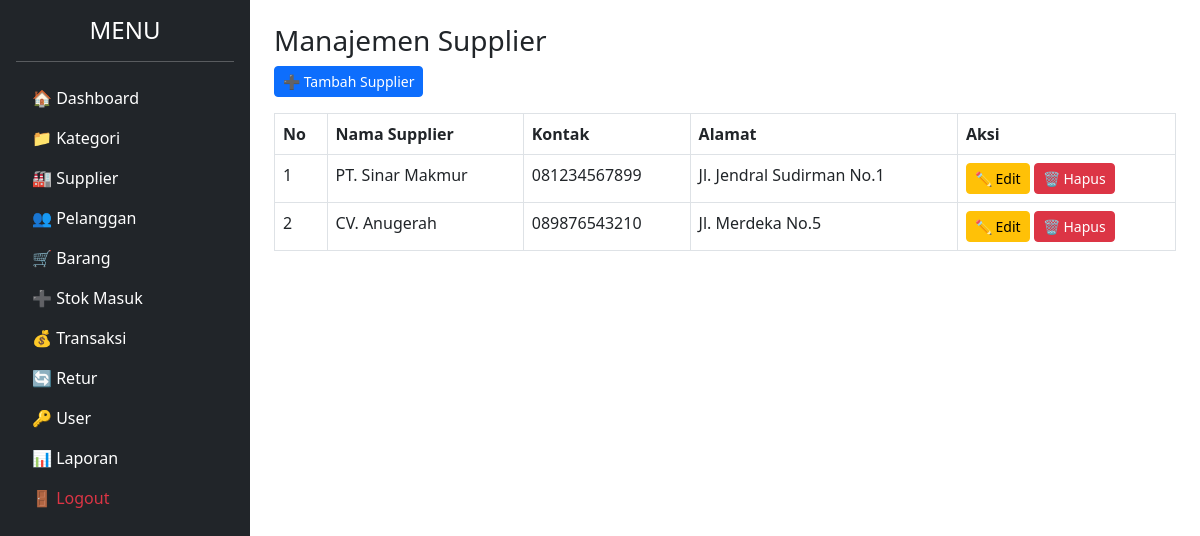
The app's page /admin/supplier/index.php (signed in) with its own data.
### tables this page shows
CREATE TABLE `supplier` (
  `id` int NOT NULL,
  `nama_supplier` varchar(100) NOT NULL,
  `kontak` varchar(50) DEFAULT NULL,
  `alamat` text
);

### admin/supplier/index.php (the view, shortened to what this page needs)
<?php
include '../../config/koneksi.php';
?>
<!DOCTYPE html>
<html lang="id">
<head>
    <link href="https://cdn.jsdelivr.net/npm/bootstrap@5.3.0/dist/css/bootstrap.min.css" rel="stylesheet">
</head>
<body>
<div class="d-flex">
    <div class="bg-dark text-white p-3" style="width:250px; min-height:100vh;">
        <h4 class="text-center">MENU</h4><hr>
        <ul class="nav flex-column">
            <li class="nav-item"><a href="../index.php" class="nav-link text-white">🏠 Dashboard</a></li>
            <li class="nav-item"><a href="../kategori/index.php" class="nav-link text-white">📁 Kategori</a></li>
            <li class="nav-item"><a href="index.php" class="nav-link text-white">🏭 Supplier</a></li>
            <li class="nav-item"><a href="../pelanggan/index.php" class="nav-link text-white">👥 Pelanggan</a></li>
            <li class="nav-item"><a href="../barang/index.php" class="nav-link text-white">🛒 Barang</a></li>
            <li class="nav-item"><a href="../stok_masuk/index.php" class="nav-link text-white">➕ Stok Masuk</a></li>
            <li class="nav-item"><a href="../transaksi/index.php" class="nav-link text-white">💰 Transaksi</a></li>
            <li class="nav-item"><a href="../retur/index.php" class="nav-link text-white">🔄 Retur</a></li>
            <li class="nav-item"><a href="../users/index.php" class="nav-link text-white">🔑 User</a></li>
            <li class="nav-item"><a href="../laporan/index.php" class="nav-link text-white">📊 Laporan</a></li>
            <li class="nav-item"><a href="../../login/logout.php" class="nav-link text-danger">🚪 Logout</a></li>
        </ul>
    </div>
    <div class="p-4 flex-grow-1">
        <h3>Manajemen Supplier</h3>
        <a href="tambah.php" class="btn btn-primary btn-sm mb-3">➕ Tambah Supplier</a>
        <table class="table table-bordered">
            <tr>
                <th>No</th>
                <th>Nama Supplier</th>
                <th>Kontak</th>
                <th>Alamat</th>
                <th>Aksi</th>
            </tr>
            <?php
            $no = 1;
            $query = mysqli_query($koneksi, "SELECT * FROM supplier");
            while ($data = mysqli_fetch_assoc($query)) {
            ?>
            <tr>
                <td><?= $no++; ?></td>
                <td><?= $data['nama_supplier']; ?></td>
                <td><?= $data['kontak']; ?></td>
                <td><?= $data['alamat']; ?></td>
                <td>
                    <a href="edit.php?id=<?= $data['id']; ?>" class="btn btn-warning btn-sm">✏️ Edit</a>
                    <a href="?hapus=<?= $data['id']; ?>" class="btn btn-danger btn-sm" onclick="return confirm('Yakin Hapus?')">🗑️ Hapus</a>
                </td>
            </tr>
            <?php } ?>
        </table>
    </div>
</div>
</body>
</html>

### records on screen
supplier: nama_supplier "PT. Sinar Makmur", kontak "081234567899", alamat "Jl. Jendral Sudirman No.1"
supplier: nama_supplier "CV. Anugerah", kontak "089876543210", alamat "Jl. Merdeka No.5"
